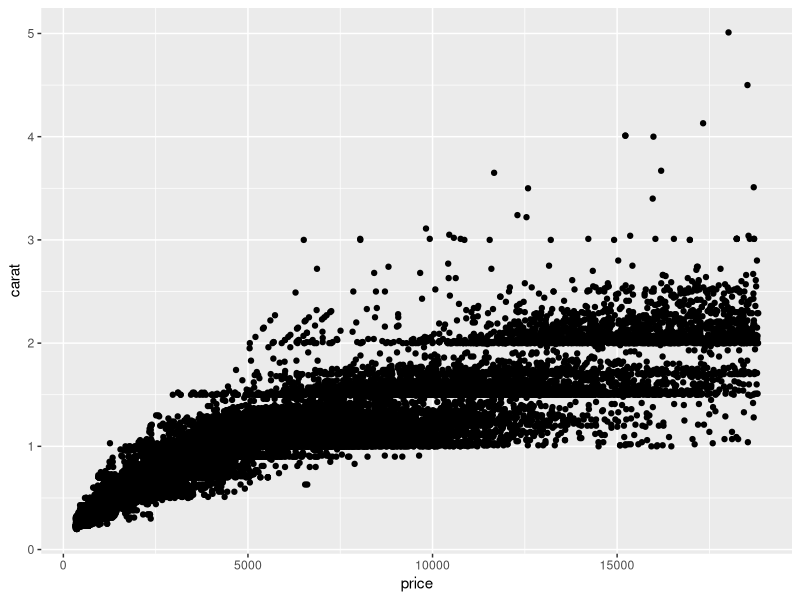
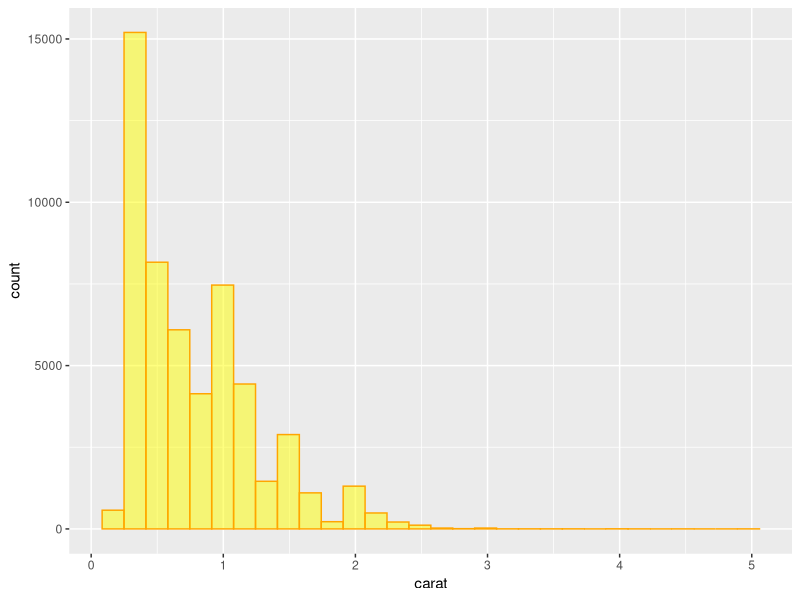
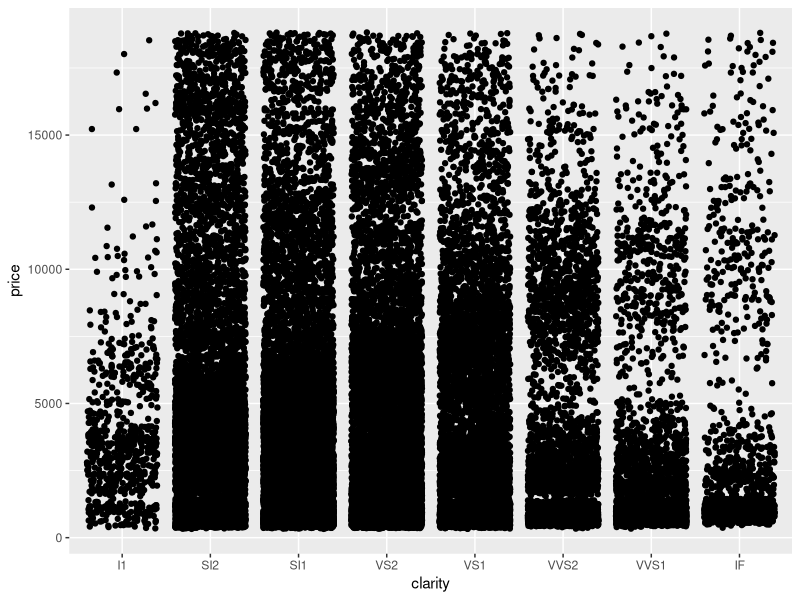

R code for these plots, in order:
## ---- chunk 1
knitr::opts_chunk$set(echo = TRUE)
## ---- chunk 2
library(tidyverse)
library(skimr)
library(GGally)
## ---- chunk 3
names(diamonds)
dim(diamonds)
summary(diamonds)
head(diamonds)
tail(diamonds)
skimr::skim(diamonds)

## ---- chunk 4
ggplot(data = diamonds, aes(x = price, y = carat))+
  geom_point()


## ---- chunk 5
ggplot(data = diamonds, aes(x = carat))+
  geom_histogram(fill = "yellow", color = "orange", alpha = 0.5)
## ---- chunk 6
ggplot(data = diamonds, aes(x = clarity, y = price))+
  geom_jitter()

